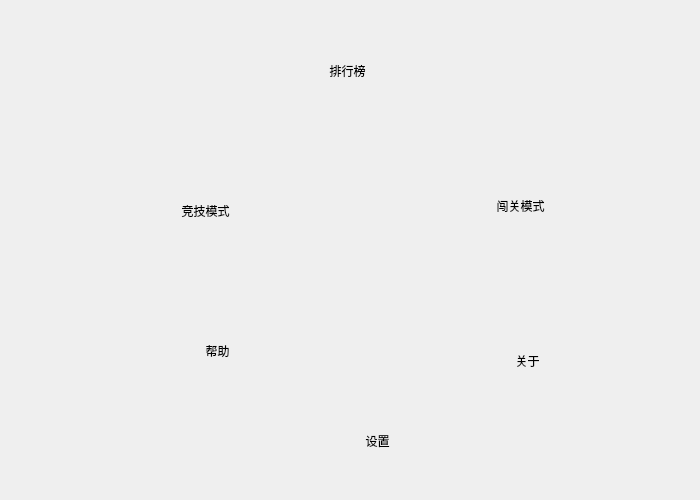
<?xml version="1.0" encoding="UTF-8"?>
<ui version="4.0">
 <class>Widget</class>
 <widget class="QWidget" name="Widget">
  <property name="geometry">
   <rect>
    <x>0</x>
    <y>0</y>
    <width>700</width>
    <height>500</height>
   </rect>
  </property>
  <property name="minimumSize">
   <size>
    <width>700</width>
    <height>500</height>
   </size>
  </property>
  <property name="maximumSize">
   <size>
    <width>700</width>
    <height>500</height>
   </size>
  </property>
  <property name="windowTitle">
   <string>Widget</string>
  </property>
  <property name="styleSheet">
   <string notr="true">font: 11pt &quot;华文琥珀&quot;;</string>
  </property>
  <widget class="QPushButton" name="pushButton">
   <property name="geometry">
    <rect>
     <x>160</x>
     <y>180</y>
     <width>91</width>
     <height>61</height>
    </rect>
   </property>
   <property name="styleSheet">
    <string notr="true">border-style:none;
padding:11px;
border-radius:3px;
background:transparent;</string>
   </property>
   <property name="text">
    <string>竞技模式</string>
   </property>
  </widget>
  <widget class="QPushButton" name="pushButton_paihangbang">
   <property name="geometry">
    <rect>
     <x>310</x>
     <y>40</y>
     <width>75</width>
     <height>61</height>
    </rect>
   </property>
   <property name="styleSheet">
    <string notr="true">border-style:none;
padding:11px;
border-radius:3px;
background:transparent;</string>
   </property>
   <property name="text">
    <string>排行榜</string>
   </property>
  </widget>
  <widget class="QPushButton" name="pushButton_bangzhu">
   <property name="geometry">
    <rect>
     <x>180</x>
     <y>320</y>
     <width>75</width>
     <height>61</height>
    </rect>
   </property>
   <property name="styleSheet">
    <string notr="true">border-style:none;
padding:11px;
border-radius:3px;
background:transparent;</string>
   </property>
   <property name="text">
    <string>帮助</string>
   </property>
  </widget>
  <widget class="QPushButton" name="pushButton_guanyu">
   <property name="geometry">
    <rect>
     <x>490</x>
     <y>330</y>
     <width>75</width>
     <height>61</height>
    </rect>
   </property>
   <property name="styleSheet">
    <string notr="true">border-style:none;
padding:11px;
border-radius:3px;
background:transparent;</string>
   </property>
   <property name="text">
    <string>关于</string>
   </property>
  </widget>
  <widget class="QPushButton" name="pushButton_2">
   <property name="geometry">
    <rect>
     <x>470</x>
     <y>170</y>
     <width>101</width>
     <height>71</height>
    </rect>
   </property>
   <property name="styleSheet">
    <string notr="true">border-style:none;
padding:11px;
border-radius:3px;
background:transparent;</string>
   </property>
   <property name="text">
    <string>闯关模式</string>
   </property>
  </widget>
  <widget class="QPushButton" name="pushButton_shezhi">
   <property name="geometry">
    <rect>
     <x>340</x>
     <y>410</y>
     <width>75</width>
     <height>61</height>
    </rect>
   </property>
   <property name="styleSheet">
    <string notr="true">border-style:none;
padding:11px;
border-radius:3px;
background:transparent;</string>
   </property>
   <property name="text">
    <string>设置</string>
   </property>
  </widget>
 </widget>
 <resources/>
 <connections/>
</ui>
